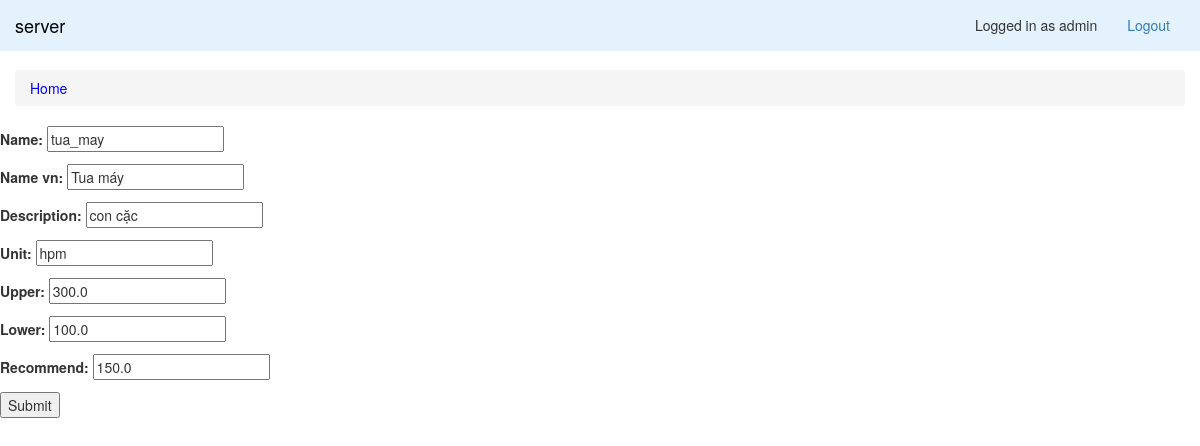
Page /parameter-edit/1/ (signed in) on the committed database.
### firmware/models/Parameter.py (models this page shows)
class Parameter(models.Model):
    name = models.CharField(max_length=200, unique=True)
    name_vn = models.CharField(max_length=200)
    description = models.CharField(max_length=500)
    unit = models.CharField(max_length=200)
    upper = models.FloatField()
    lower = models.FloatField()
    recommend = models.FloatField()

### firmware/views/ParameterEditView.py (the view, shortened to what this page needs)
# urls.py: url(r'^parameter-edit/(?P<pk>\d+)/$', ParameterEditView.as_view(), name='parameter-edit'),
class ParameterEditView(View):
    template_name = 'firmware/parameter.html'
    def get_parameter(self, pk):
        parameter = Parameter.objects.get(pk=pk)
        initial = {
            'pk': parameter.pk,
            'name': parameter.name,
            'name_vn': parameter.name_vn,
            'description': parameter.description,
            'unit': parameter.unit,
            'upper': parameter.upper,
            'lower': parameter.lower,
            'recommend': parameter.recommend
        }
        form = ParameterEditForm(initial=initial)
        return form
    def get(self, request, pk):
        form = self.get_parameter(pk)
        context = {'parameter_edit_form': form}
        return TemplateResponse(request, self.template_name, context)

### firmware/forms/ParameterEditForm.py (shortened to what this page needs)
class ParameterEditForm(forms.Form):
    pk = forms.IntegerField(widget=forms.HiddenInput)
    name = forms.CharField()
    name_vn = forms.CharField()
    description = forms.CharField()
    unit = forms.CharField()
    upper = forms.FloatField()
    lower = forms.FloatField()
    recommend = forms.FloatField()

### firmware/context_processors.py (called while the page is built)
def is_moderator(request):
    return request.user.groups.filter(name='moderator').exists()

def user(request):
    return {
        'user': request.user,
        'moderator': is_moderator(request)
    }

### templates/firmware/parameter.html (shortened to what this page needs)
{% extends 'includes/layout.html' %}
{% load static %}
{% load humanize %}
{% load mathfilters %}
{% block content %}
    <div class="row">
        {% if parameter_edit_form %}
            <form method='post'>{% csrf_token %}
                {{ parameter_edit_form.as_p }}
                <button type='submit'> Submit </button>
            </form>
        {% endif %}
    </div>
{% endblock %}

### templates/includes/nav.html (shortened to what this page needs)
{% load static %}
<nav class="navbar navbar-light navbar-fixed-top" style="background-color: #e3f2fd;" role="navigation">
    <div class="container">
        <div class="navbar-header">
            <a class="navbar-brand" href="{% url 'firmware:index' %}" style="color: #000;">server</a>
        </div>
        <div class="collapse navbar-collapse" id="bs-example-navbar-collapse-1">
            <div class="collapse navbar-collapse">
                <ul class="nav navbar-nav" style="float: right;">
                    {% if user.is_authenticated %}
                        <li class="navbar-text navbar-left">Logged in as
                        {{ user.username }}</li>
                        <li>
                            <a href="{% url 'firmware:logout' %}">Logout</a>
                        </li>
                    {% endif %}
                </ul>
            </div>
        </div>
    </div>
</nav>

### static/css/shop-homepage.css (style rules this page uses)
body { padding-top: 70px; }
.container { padding-right: 0; padding-left: 0; margin-right: auto; margin-left: auto; }

### rows in the picture
Parameter: name "tua_may", name_vn "Tua máy", description "con cặc", unit "hpm", upper "300.0", lower "100.0", recommend "150.0"

### other values in the picture
{{ user.username }} "admin"
